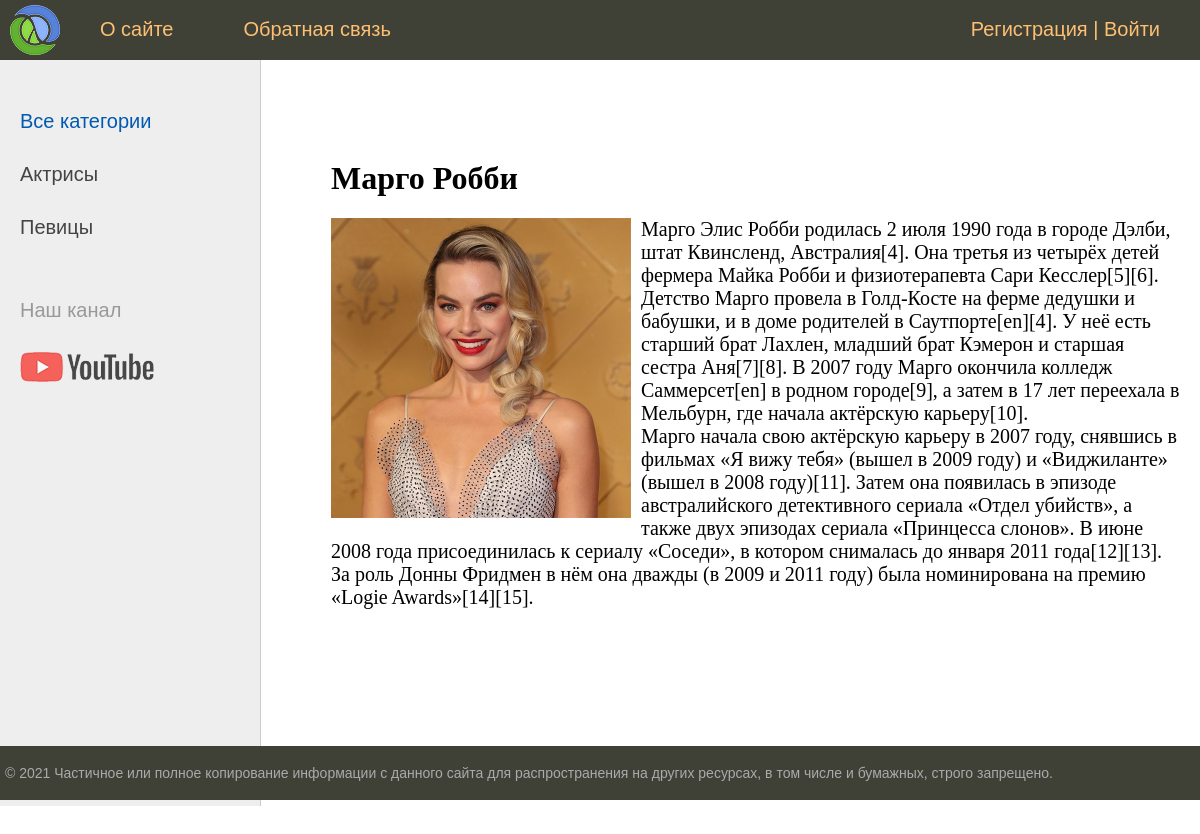
The page /post/margo-robbi/ on the database its author committed.
### women/models.py (models this page shows, shortened)
class Category(models.Model):
    name = models.CharField(max_length=100, db_index=True, verbose_name='Название категории')
    slug = models.SlugField(max_length=255, unique=True, db_index=True, verbose_name='URL')
    def get_absolute_url(self):
        return reverse('category', kwargs={'cat_slug': self.slug})
    class Meta:
        verbose_name = 'Категории'
        verbose_name_plural = 'Категории'
        ordering = ['name']

class Women(models.Model):
    title = models.CharField(max_length=255, verbose_name='Заголовок')
    slug = models.SlugField(max_length=255, unique=True, db_index=True, verbose_name='URL')
    content = models.TextField(verbose_name='Текст статьи')
    photo = models.ImageField(upload_to="photos/%Y/%m/%d", verbose_name="Фото")
    time_create = models.DateTimeField(auto_now_add=True, verbose_name='Дата создания')
    time_update = models.DateTimeField(auto_now=True, verbose_name='Дата изменения')
    is_published = models.BooleanField(default=True, verbose_name='Публикация')
    cat = models.ForeignKey('Category', on_delete=models.PROTECT, verbose_name='Категория')
    def __str__(self):
        return self.title
    class Meta:
        verbose_name = 'Известные женщины'
        verbose_name_plural = 'Известные женщины'
        ordering = ['id']

### women/views.py (the view)
# urls.py: path('post/<slug:post_slug>/', ShowPost.as_view(), name='post'),
class ShowPost(DataMixin, DetailView):
    model = Women
    template_name = 'women/post.html'
    slug_url_kwarg = 'post_slug'
    context_object_name = 'post'
    def get_context_data(self, *, object_list=None, **kwargs):
        context = super().get_context_data(**kwargs)
        c_def = self.get_user_context(title=context['post'])
        return dict(list(context.items()) + list(c_def.items()))

### women/utils.py (called while the page is built)
    def get_user_context(self, **kwargs):
        context = kwargs
        cats = cache.get('cats')
        if not cats:
            cats = Category.objects.annotate(Count('women'))
            cache.set('cats', cats, 60)
        user_menu = menu.copy()
        if not self.request.user.is_authenticated:
            user_menu.pop(1)
        context['menu'] = user_menu
        context['cats'] = cats
        if 'cat_selected' not in context:
            context['cat_selected'] = 0
        return context

### women/templates/women/post.html
{% extends 'women/base.html' %}
{% block content %}
    <h1>{{post.title}}</h1>
    {% if post.photo %}
    <p><img class="img-article-left" src="{{post.photo.url}}" alt="photo"></p>
    {% endif %}
    {{post.content|linebreaks}}
{% endblock %}

### women/templates/women/base.html (shortened to what this page needs)
{% load static %}
{% load women_tags %}
<!DOCTYPE html>
<html>
<head>
	<link type="text/css" href="{% static 'women/css/styles.css' %}" rel="stylesheet" />
</head>
<body>
<table class="table-page" border=0 cellpadding="0" cellspacing="0">
<tr><td valign=top>
{% block mainmenu %}
		<div class="header">
			<ul id="mainmenu" class="mainmenu">
			<li class="logo"><a href="{% url 'home' %}"><div class="logo"></div></a></li>
                {% for m in menu %}
                    <li><a href="{% url m.url_name %}">{{m.title}}</a></li>
                {% endfor %}
                {% if request.user.is_authenticated %}
                <li class="last">
                    {{ user.username }} | <a href="{% url 'logout' %}">Выйти</a>
                </li>
                {% else %}
                <li class="last">
                   <a href="{% url 'register' %}">Регистрация</a> | <a href="{% url 'login' %}">Войти</a>
                </li>
            {% endif %}
			</ul>
		</div>
{% endblock mainmenu %}
<table class="table-content" border=0 cellpadding="0" cellspacing="0">
<tr>
	<td valign="top" class="left-chapters">
	<ul id="leftchapters">
		{% if cat_selected == 0 %}
			<li class="selected">Все категории</li>
		{% else %}
			<li><a href="{% url 'home' %}">Все категории</a></li>
		{% endif %}
		{% for c in cats %}
            {% if c.women__count > 0 %}
                {% if c.pk == cat_selected %}
                    <li class="selected">{{ c.name }}</li>
                {% else %}
                    <li><a href="{{ c.get_absolute_url }}">{{ c.name }}</a></li>
                {% endif %}
            {% endif %}
        {% endfor %}
		<li class="share">
		<p>Наш канал</p>
		<a class="share-yt" href="https://www.youtube.com/channel/UClJzWfGWuGJL2t-3dYKcHTA/playlists" target="_blank" rel="nofollow"></a>
		</li>
	</ul>
</td>
<td valign="top" class="content">
	<div class="content-text">
    {% block content %}
    {% endblock %}
</td></tr></table>
</td></tr>
<tr><td valign=top>
	<div id="footer">
		<p>&copy; 2021 Частичное или полное копирование информации с данного сайта для распространения на других ресурсах, в том числе и бумажных, строго запрещено.</p>
	</div>
</td></tr></table>
</body>
</html>

### women/static/women/css/styles.css (style rules this page uses)
html, body { font-family: 'Arial'; margin: 0; padding: 0; height: 100%; width: 100%; color: #444; }
a { color: #0059b2; text-decoration: none; }
img { max-width: 600px; height: auto; }
img.img-article-left { max-width: 300px; height: auto; float: left; padding: 0 10px 10px 0; }
.table-page { width: 100%; height: 100%; vertical-align: top; }
.table-page tr { height: 100%; }
.header { background: #3F4137; height: 60px; }
.logo { background: url('../images/logo.png') no-repeat 10px 5px; width: 70px; height: 60px; }
ul.mainmenu { list-style: none; margin: 0; padding: 0; height: 60px; color: #fdc073; font-size: 20px; overflow: hidden; }
ul.mainmenu li { float: left; margin: 18px 40px 0 30px; }
ul.mainmenu li.logo { margin: 0; }
ul.mainmenu li.last { float: right; }
ul.mainmenu li a { color: #fdc073; text-decoration: none; }
.table-content { width: 100%; min-height: 100%; height: 100%; }
.left-chapters { margin: 0; background: #eee; border-right: 1px solid #ccc; min-height: 100%; }
.left-chapters ul { width: 230px; min-height: 100%; margin: 0; padding: 20px 10px 10px 20px; list-style: none; font-size: 20px; }
.left-chapters ul li { margin: 30px 0 0 0; color: #999; }
.left-chapters ul li.selected { color: #0059b2; }
.left-chapters ul li a { color: #444; text-decoration: none; }
.left-chapters ul li.share { margin: 60px 0 0 0; }
.left-chapters ul li.share p { margin: 30px 0 30px 0; }
.left-chapters ul li.share a { display: inline-block; width: 40px; height: 40px; margin: 0 20px 0 0; }
.left-chapters ul li.share a.share-yt { width: 100%; height: 30px; background: url('../images/share_yt.png') no-repeat 0 0 }
.content { padding: 40px 20px 20px 40px; width: 100%; box-sizing: border-box; }
.content-text { margin: 60px 0 0 30px; color: #000; font-size: 20px; font-family: Yandex Sans Display Light; }
.content-text h1 { font-size: 32px; }
#footer { box-sizing: border-box; background: #3F4137; padding: 5px; color: #aaa; font-size: 14px; font-family: Verdana, Geneva, Arial, Helvetica; text-align: left; overflow: hidden; }

### rows shown on the page
Category: name "Актрисы"
Category: name "Певицы"
Women: title "Марго Робби", photo (picture), content "Марго Элис Робби родилась 2 июля 1990 года в городе Дэлби, штат Квинсленд, Австралия[4]. Она третья из четырёх детей фермера Майка Робби и физиотерапевта Сари Кесслер[5][6]. Детство Марго провела в Голд-Косте на ферме дедушки и бабушки, и в доме родителей в Саутпорте[en][4]. У неё есть старший брат Лахлен, младший брат Кэмерон и старшая сестра Аня[7][8]. В 2007 году Марго окончила колледж Саммерсет[en] в родном городе[9], а затем в 17 лет переехала в Мельбурн, где начала актёрскую карьеру[10]. Марго начала свою актёрскую карьеру в 2007 году, снявшись в фильмах «Я вижу тебя» (вышел в 2009 году) и «Виджиланте» (вышел в 2008 году)[11]. Затем она появилась в эпизоде австралийского детективного…"

### other values the page prints
{{ m.title }} "О сайте" "Обратная связь"
